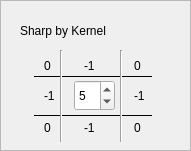
         <widget class="QFrame" name="sharpKernelFrame">
          <property name="enabled">
           <bool>true</bool>
          </property>
          <property name="geometry">
           <rect>
            <x>270</x>
            <y>10</y>
            <width>191</width>
            <height>151</height>
           </rect>
          </property>
          <property name="frameShape">
           <enum>QFrame::StyledPanel</enum>
          </property>
          <property name="frameShadow">
           <enum>QFrame::Raised</enum>
          </property>
          <widget class="QLabel" name="label_20">
           <property name="geometry">
            <rect>
             <x>20</x>
             <y>20</y>
             <width>141</width>
             <height>21</height>
            </rect>
           </property>
           <property name="text">
            <string>Sharp by Kernel</string>
           </property>
          </widget>
          <widget class="QLabel" name="label_22">
           <property name="geometry">
            <rect>
             <x>44</x>
             <y>55</y>
             <width>21</width>
             <height>21</height>
            </rect>
           </property>
           <property name="styleSheet">
            <string notr="true">border: 0px;</string>
           </property>
           <property name="text">
            <string>0</string>
           </property>
          </widget>
          <widget class="QLabel" name="label_23">
           <property name="geometry">
            <rect>
             <x>44</x>
             <y>85</y>
             <width>21</width>
             <height>21</height>
            </rect>
           </property>
           <property name="styleSheet">
            <string notr="true">border: 0px;</string>
           </property>
           <property name="text">
            <string>-1</string>
           </property>
          </widget>
          <widget class="QLabel" name="label_24">
           <property name="geometry">
            <rect>
             <x>44</x>
             <y>117</y>
             <width>21</width>
             <height>21</height>
            </rect>
           </property>
           <property name="styleSheet">
            <string notr="true">border: 0px;</string>
           </property>
           <property name="text">
            <string>0</string>
           </property>
          </widget>
          <widget class="QLabel" name="label_25">
           <property name="geometry">
            <rect>
             <x>84</x>
             <y>117</y>
             <width>21</width>
             <height>21</height>
            </rect>
           </property>
           <property name="styleSheet">
            <string notr="true">border: 0px;</string>
           </property>
           <property name="text">
            <string>-1</string>
           </property>
          </widget>
          <widget class="QLabel" name="label_26">
           <property name="geometry">
            <rect>
             <x>134</x>
             <y>117</y>
             <width>21</width>
             <height>21</height>
            </rect>
           </property>
           <property name="styleSheet">
            <string notr="true">border: 0px;</string>
           </property>
           <property name="text">
            <string>0</string>
           </property>
          </widget>
          <widget class="QLabel" name="label_27">
           <property name="geometry">
            <rect>
             <x>134</x>
             <y>85</y>
             <width>21</width>
             <height>21</height>
            </rect>
           </property>
           <property name="styleSheet">
            <string notr="true">border: 0px;</string>
           </property>
           <property name="text">
            <string>-1</string>
           </property>
          </widget>
          <widget class="QLabel" name="label_28">
           <property name="geometry">
            <rect>
             <x>134</x>
             <y>55</y>
             <width>21</width>
             <height>21</height>
            </rect>
           </property>
           <property name="styleSheet">
            <string notr="true">border: 0px;</string>
           </property>
           <property name="text">
            <string>0</string>
           </property>
          </widget>
          <widget class="QLabel" name="label_29">
           <property name="geometry">
            <rect>
             <x>84</x>
             <y>55</y>
             <width>21</width>
             <height>21</height>
            </rect>
           </property>
           <property name="styleSheet">
            <string notr="true">border: 0px;</string>
           </property>
           <property name="text">
            <string>-1</string>
           </property>
          </widget>
          <widget class="Line" name="line">
           <property name="geometry">
            <rect>
             <x>34</x>
             <y>75</y>
             <width>118</width>
             <height>2</height>
            </rect>
           </property>
           <property name="frameShadow">
            <enum>QFrame::Plain</enum>
           </property>
           <property name="lineWidth">
            <number>1</number>
           </property>
           <property name="orientation">
            <enum>Qt::Horizontal</enum>
           </property>
          </widget>
          <widget class="Line" name="line_2">
           <property name="geometry">
            <rect>
             <x>34</x>
             <y>114</y>
             <width>118</width>
             <height>2</height>
            </rect>
           </property>
           <property name="frameShadow">
            <enum>QFrame::Plain</enum>
           </property>
           <property name="lineWidth">
            <number>1</number>
           </property>
           <property name="orientation">
            <enum>Qt::Horizontal</enum>
           </property>
          </widget>
          <widget class="QSpinBox" name="sharpKernelCenterSB">
           <property name="geometry">
            <rect>
             <x>74</x>
             <y>80</y>
             <width>41</width>
             <height>31</height>
            </rect>
           </property>
           <property name="minimum">
            <number>0</number>
           </property>
           <property name="maximum">
            <number>9</number>
           </property>
           <property name="value">
            <number>5</number>
           </property>
          </widget>
          <widget class="Line" name="line_3">
           <property name="geometry">
            <rect>
             <x>60</x>
             <y>50</y>
             <width>2</width>
             <height>92</height>
            </rect>
           </property>
           <property name="orientation">
            <enum>Qt::Vertical</enum>
           </property>
          </widget>
          <widget class="Line" name="line_4">
           <property name="geometry">
            <rect>
             <x>120</x>
             <y>50</y>
             <width>2</width>
             <height>92</height>
            </rect>
           </property>
           <property name="orientation">
            <enum>Qt::Vertical</enum>
           </property>
          </widget>
         </widget>
